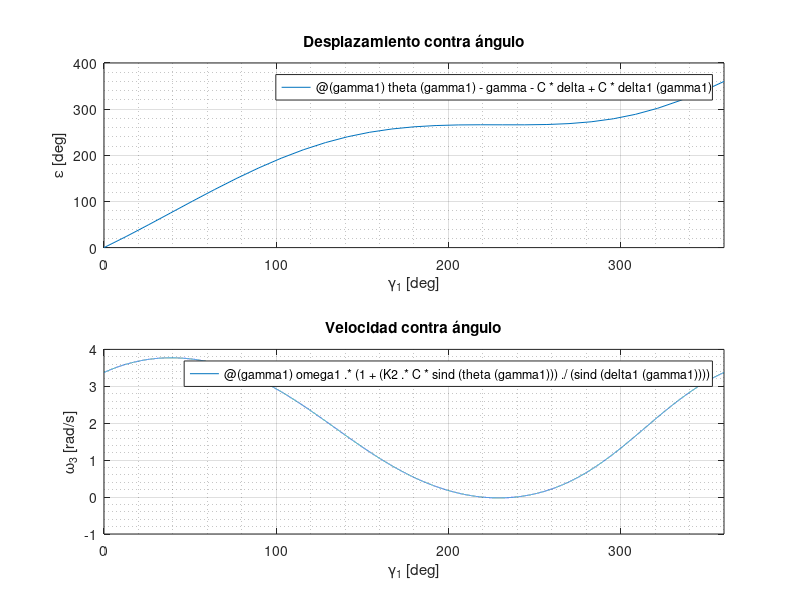

The MATLAB source for this figure:
clear; clc;

lambda = 1;
a = 0.8;
r1 = 1;
r2 = 1.5;
r3 = 1;
d = 3.1;

omega1 = 1.875;

b = r1 + r2
c = r2 + r3

s = (a + b + c + d) / 2

delta = acosd((2*s*(s - d)) / ((a + b)*c) - 1)
gamma = asind(c/d*sind(delta))

K1 = (b^2 + c^2 - d^2 - a^2) / (2*b*c)
K2 = (a*d) / (b*c)

C = 1 + r2/r1

theta = @(gamma1) gamma + gamma1;

delta1 = @(gamma1) acosd(K1 + K2*cosd(theta(gamma1)));

epsilon = @(gamma1) theta(gamma1) - gamma - C*delta + C*delta1(gamma1);

omega3 = @(gamma1) omega1.*(1 + (K2.*C*sind(theta(gamma1))) ...
         ./ (sind(delta1(gamma1))));

figure;
subplot(2, 1, 1);
fplot(epsilon, [0 360]);
title('Desplazamiento contra ángulo');
xlabel('\gamma_{1} [deg]');
ylabel('\epsilon [deg]');
grid;
grid minor;

subplot(2, 1, 2);
fplot(omega3, [0 360]);
title('Velocidad contra ángulo');
xlabel('\gamma_{1} [deg]');
ylabel('\omega_{3} [rad/s]');
grid;
grid minor;